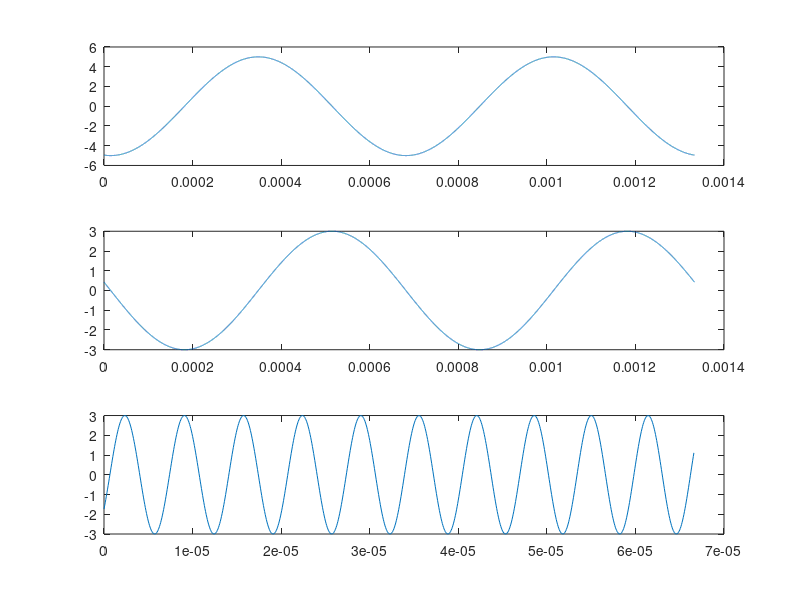

Source code (MATLAB):
%PM
a = 5;
b = 3;
N = a*b;
f = N*100;
fc = 100*f;
% tin hieu
s = @(t, f) 5*cos(2*pi*f*t + 3);
% song mang
c = @(t, fc) 3*sin(2*pi*fc*t + 3);
% dieu che
Tc = 1/fc;
t = 0:Tc/100:2/f;
m = 2; % h? s? ?i?u ch?
y = 3*sin(2*pi*fc*t + 3 + m.*(5*cos(2*pi*f*t + 3)));
subplot(3,1,1);
plot(t,s(t,f));
subplot(3,1,2);
plot(t,c(t,f));
subplot(3,1,3);
plot(t(1:1000),y(1:1000));